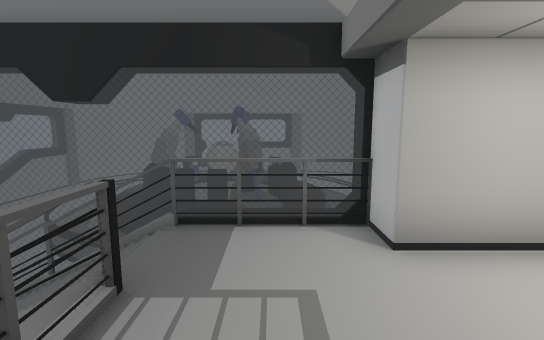
[1] (above)

24 first-person views from a walk through a Unity game level. The camera is 1.5 m above the floor, tilts 8° down and sees 85° across. Doors are open. The floor is counted in squares, 1 m on a side. Each view is taken from the middle of a square. On the plan, view 1 faces up. The plan holds only what a view shows up to about 15 squares ahead; the rest is blank. The place goes on beyond the plan. The player is left out. Some surface patterns are stand-ins.

[2]
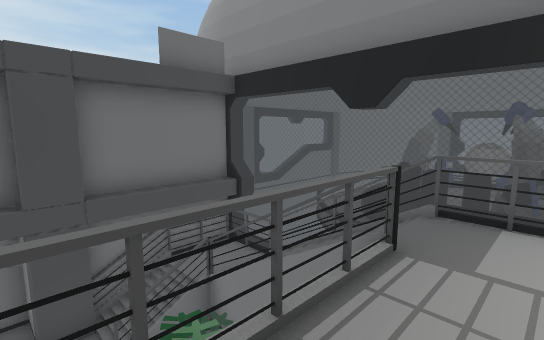

[3]
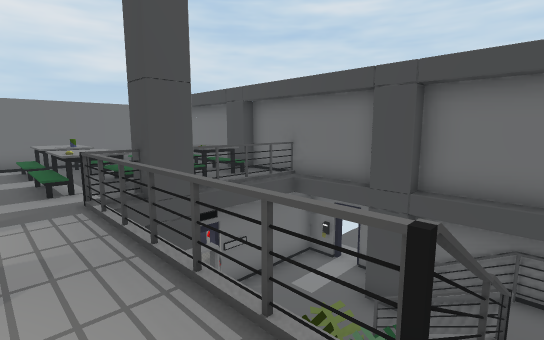

[4]
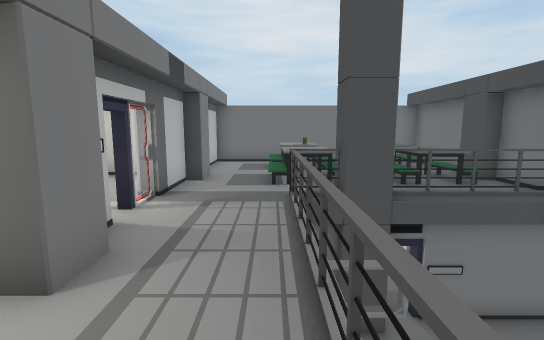

[5]
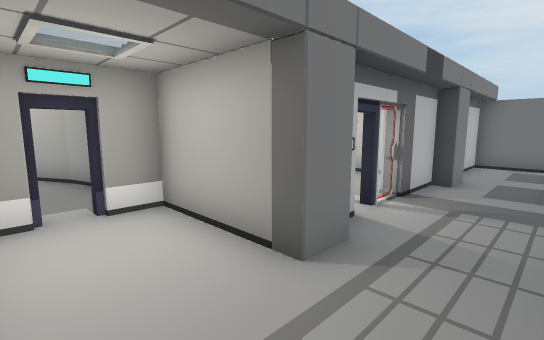

[6]
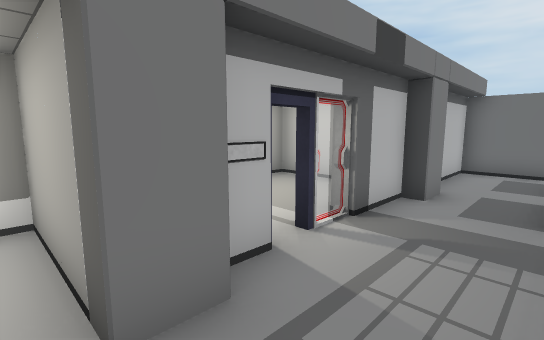

[7]
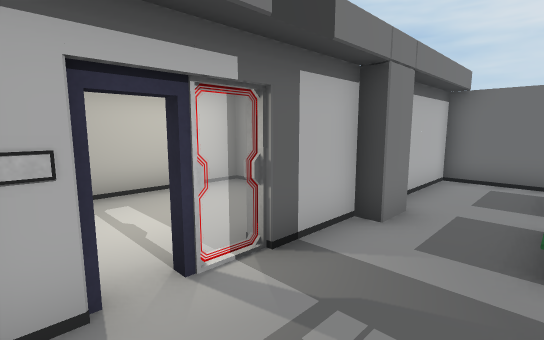

[8]
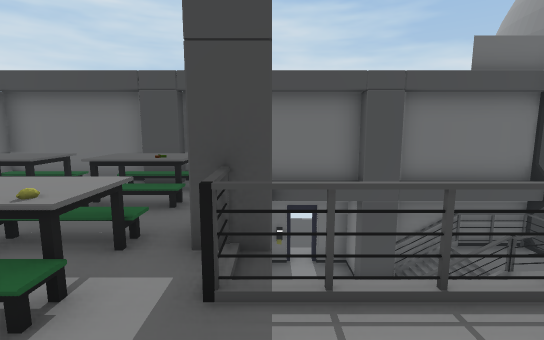

[9]
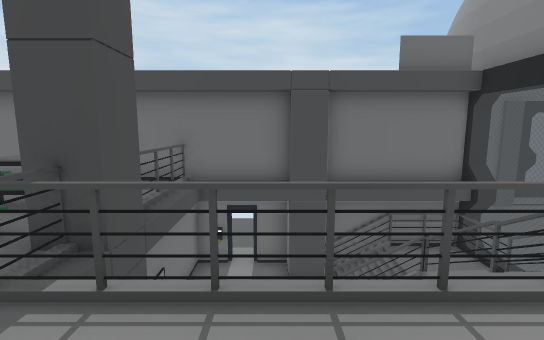

[10]
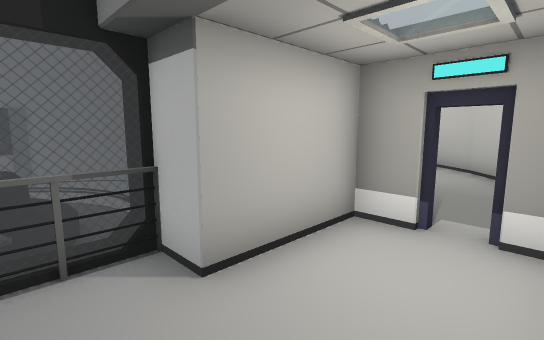

[11]
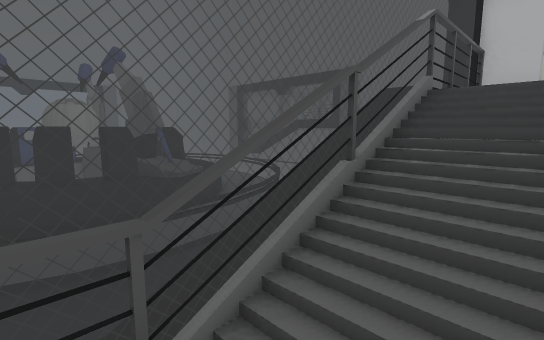

[12]
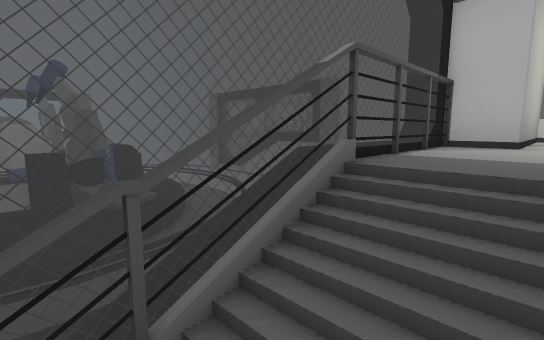

[13]
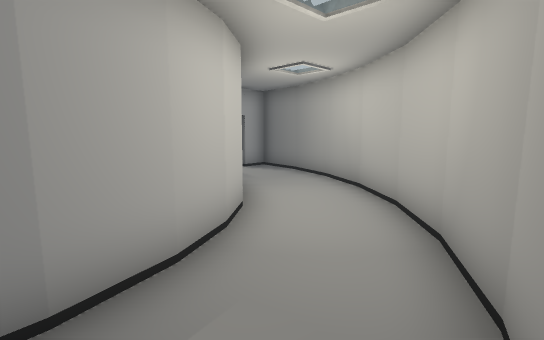

[14]
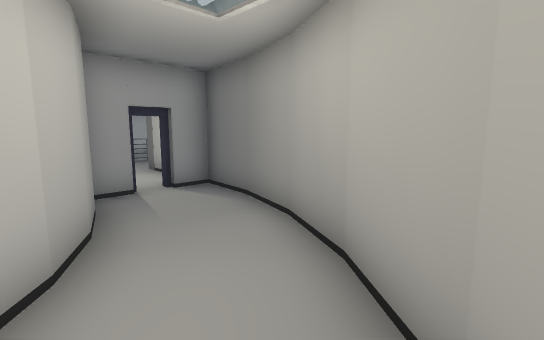

[15]
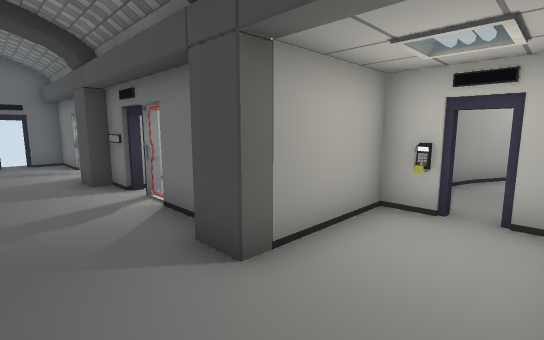

[16]
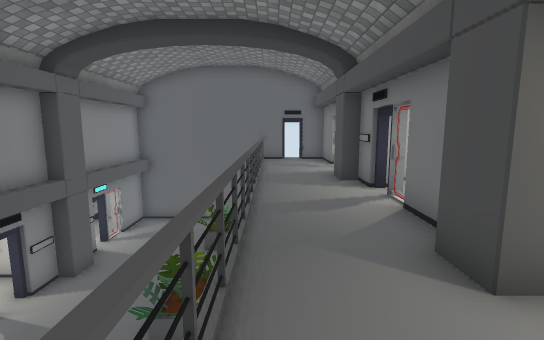

[17]
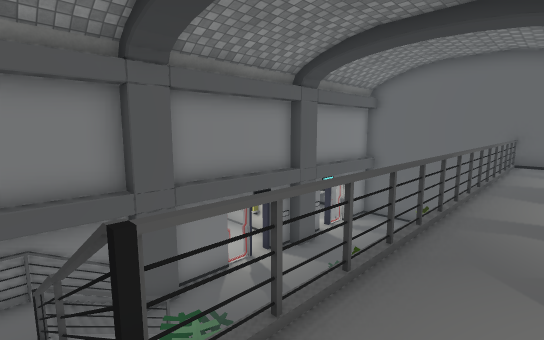

[18]
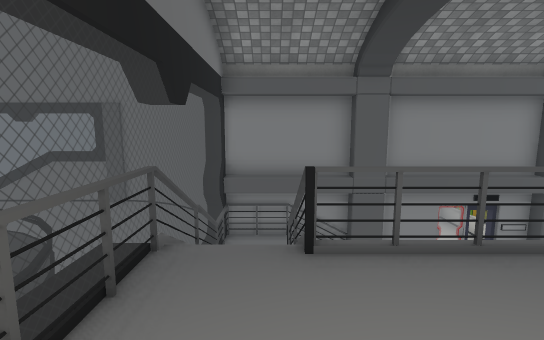

[19]
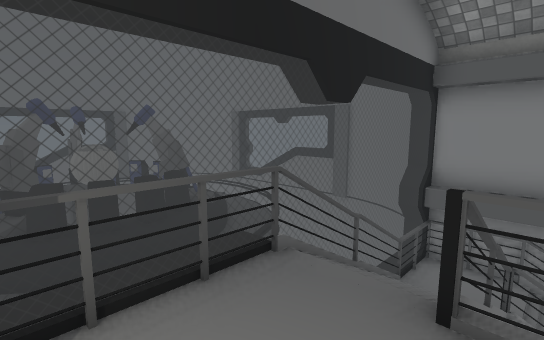

[20]
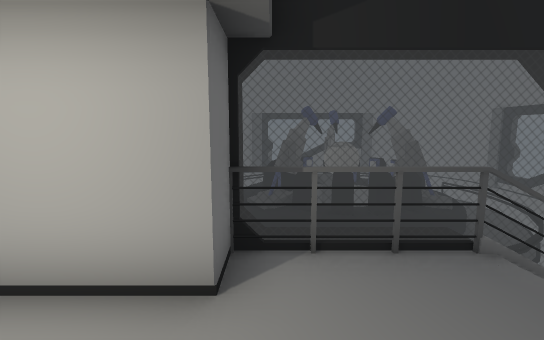

[21]
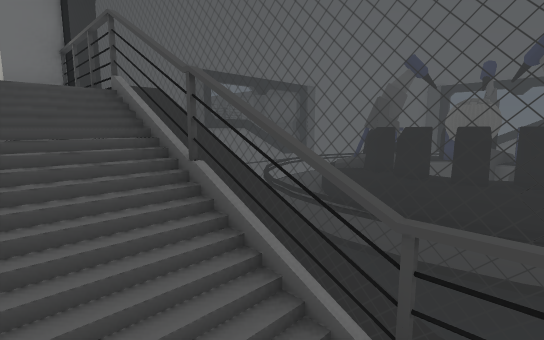

[22]
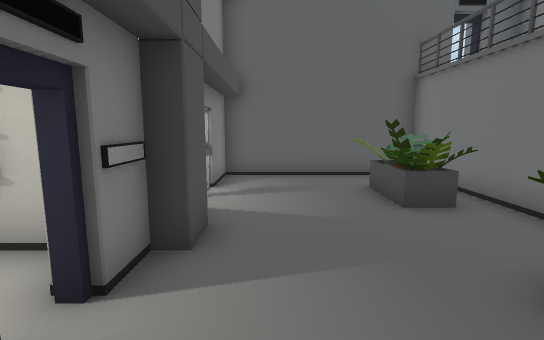

[23]
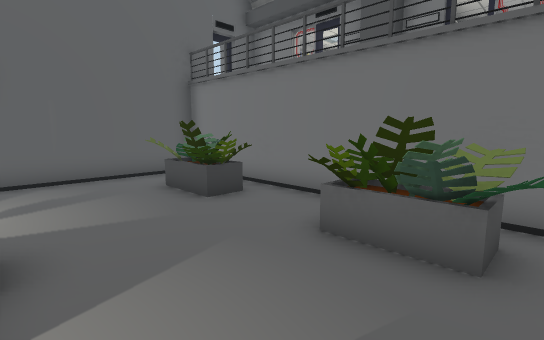

[24]
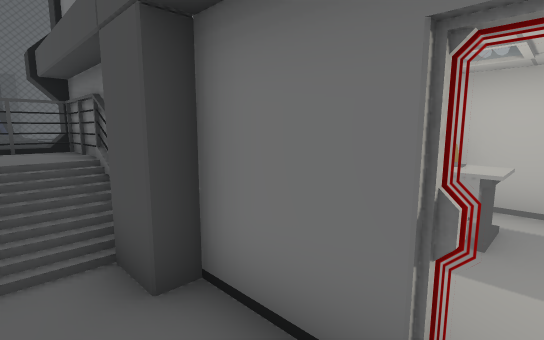

### Floor plan
Key: @ floor where view 1 was taken; # wall or solid block; . main floor; - floor 0.25 m lower than the main floor; _ floor 0.5 m lower than the main floor; : floor 0.75 m higher than the main floor; < floor 2 m lower than the main floor; ( floor 2.25 m lower than the main floor; ! floor 2.75 m lower than the main floor; ? floor 3 m lower than the main floor; / step, stairs or slope; D open door; = window, fence, low wall or low ledge; ^ raised ledge; v drop or lower ground; R railing; E vent; P plant; I pillar; O other object.
Columns run from 13 left of view 1 to 28 right of it. Each row starts with its distance up from view 1.
 28                               ##
 27                              O?? O#
 26              vv               O? O#
 25              vvvv             ^??O#
 24              vvvvv            ????#   ??#
 23             <(vvvv     #########D###D####
 22         #####<(vvvv    #RRR!I?????I?????#
 21          #v####(vvv    =R<RRO???????????#
 20            vv##(vvvv   =RR P????????????#
 19       ##  OO v=(vvvv   =RR PP ?PP????P??#
 18       ##vOOO v=(vvvv   =RR    PPP???PPP?#
 17          OOO vv(vvvv   =RR?????P????PP  #
 16            vv_v(vvvv   =R.RRRRRRRRRRRRRR#
 15       (##=v(#vv(vvv    =R...............D
 14   vvvv(##=_vv<(vvvv    =R...I.....I.....##
 13    vvvv(((((<(vvvv      #...#  #D###D####
 12     vv vvvvvvvvvvv      #...#     #
 11     vvvvvvvvvvvv       v ..O#          O
 10       vvvvvvvvv       v###D##          O
  9         vvvvv         v #...#          O
  8                      v###..##
  7                     v####..#
  6                   vv####...#
  5      ##========     ###...##
  4      #RRRRRRRRR#######...##
  3      #R<R/E-......#.....##
  2      #RR?P ?......D....##
  1      #/RPPP ......#. ###
  0      #IO?P  .@I####
 -1 ??? # I??   ...O
 -2 ????D???? ==...D...
 -3 ????#O????IR...#...#
 -4     ##.RR.IR...#...#
 -5      #.:/.///..#...#
 -6      #ID/./:/.I#...#
 -7      #../......#####
 -8      #.   ///..#
 -9      #.   /:/..#
-10      #.    ....#
-11      ###########

Positions as (right, up) in squares from view 1, and headings:
1: (0, 0), facing up
2: (0, -1), facing up-left
3: (0, 3), facing down-left
4: (-1, 3), facing down
5: (-1, 3), facing down-right
6: (-1, 1), facing down-right
7: (-1, -1), facing down-right
8: (1, -3), facing left
9: (1, -1), facing left
10: (0, 1), facing up-right
11: (-6, 3), facing up-right
12: (-4, 3), facing up-right
13: (6, 1), facing up-right
14: (10, 3), facing up-right
15: (12, 16), facing down-right
16: (12, 16), facing right
17: (12, 15), facing up-right
18: (12, 13), facing up
19: (13, 14), facing up-left
20: (14, 14), facing left
21: (12, 21), facing down-left
22: (17, 21), facing right
23: (17, 22), facing down-right
24: (18, 21), facing up-left
